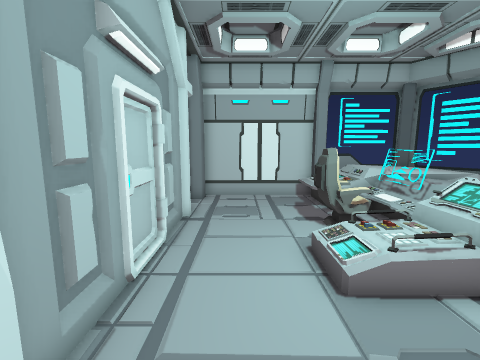
[1] (above)

14 first-person views from a walk through a 3-D level made in the Unity game engine. The camera is 1.4 m above the floor, tilts 8° down and sees 90° across. The floor is counted in squares, 0.5 m on a side. Each view is taken from the middle of a square. On the plan, view 1 faces up. The plan holds only what a view shows up to about 18 squares ahead; the rest is blank. The place goes on beyond the plan.

[2]
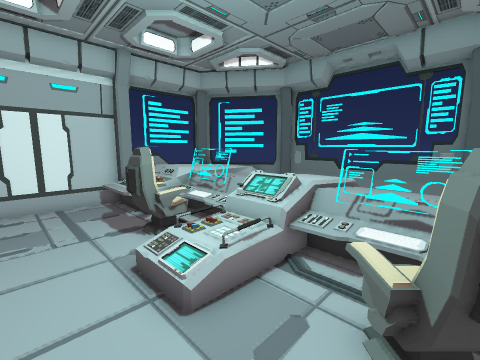

[3]
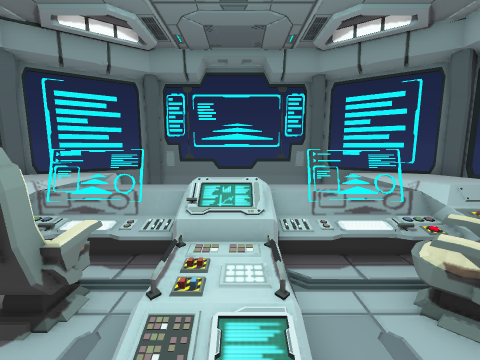

[4]
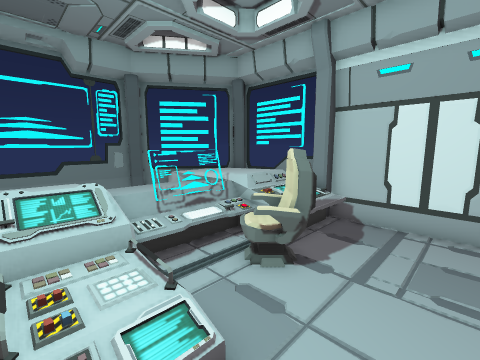

[5]
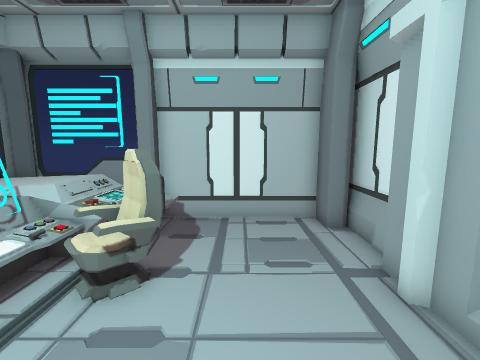

[6]
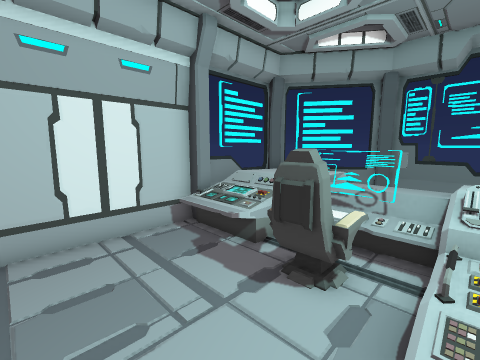

[7]
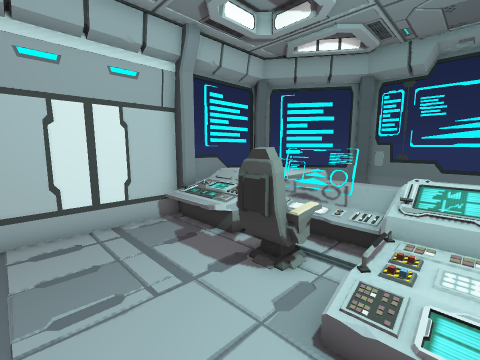

[8]
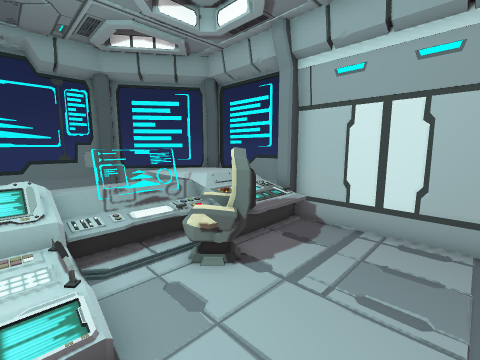

[9]
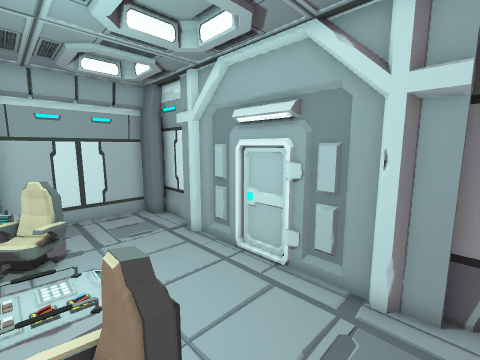

[10]
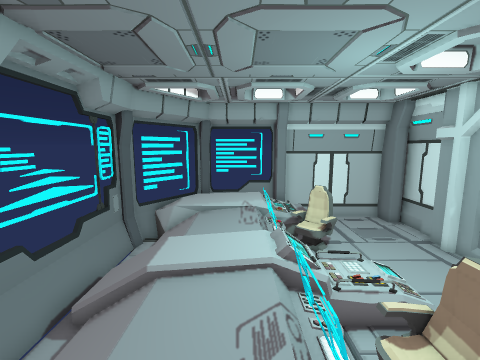

[11]
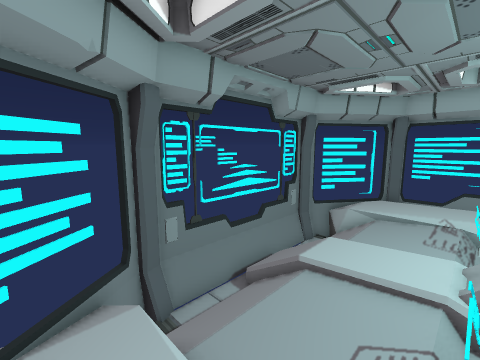

[12]
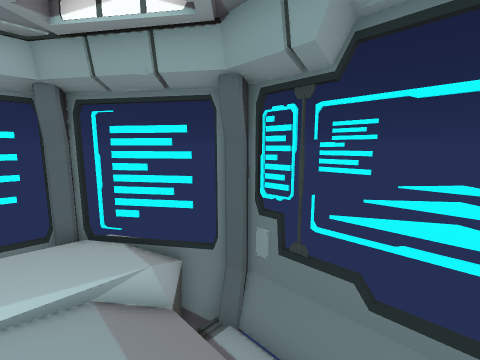

[13]
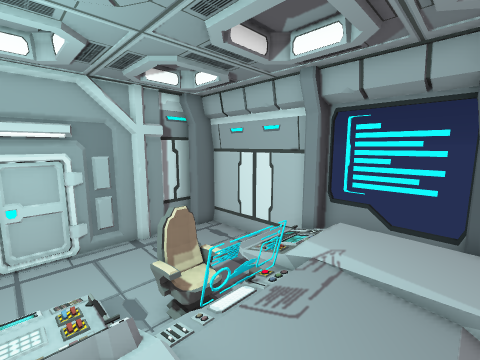

[14]
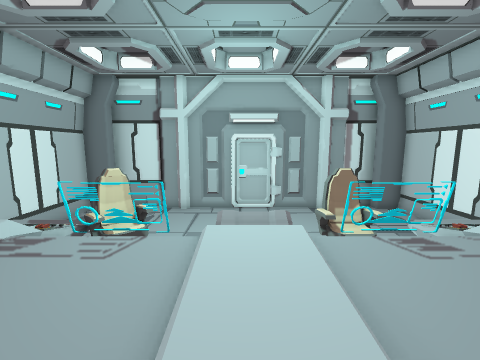

### Floor plan
Key: @ floor where view 1 was taken; # wall or solid block; . main floor; : floor 0.25 m higher than the main floor; + floor 0.5 m higher than the main floor; * floor 0.75 m higher than the main floor; % floor 1 m higher than the main floor; / step, stairs or slope; = window, fence, low wall or low ledge; v drop or lower ground; B barrier; C chair; O other object.
Columns run from 3 left of view 1 to 13 right of it. Each row starts with its distance up from view 1.
 14  ########BOO##
 13  #.....##%%*#B#
 12  #.....//%%***O
 11  #.....//%%***##
 10  #....../****/v#
  9  #....CC+O***//##
  8  #....CC+O***//##
  7  #....##+****//##
  6  #.../#=*/%**//BB
  5  #...//+//%**//BB
  4  #.../..=/***//BB
  3  #......+O***  ##
  2  #....C++#***:.##
  1 ##....CC+O***:.#
  0 #..@..C+******=#
 -1 #......+*%%***O#
 -2 ##.....+*%%**B##
 -3 ######### vv###
 -4         #####

Positions as (right, up) in squares from view 1, and headings:
1: (0, 0), facing up
2: (0, 1), facing up-right
3: (0, 5), facing right
4: (0, 6), facing down-right
5: (1, 6), facing down
6: (-1, 6), facing up-right
7: (-1, 5), facing up-right
8: (-1, 5), facing down-right
9: (4, 11), facing down-left
10: (7, 12), facing down
11: (6, 12), facing down-right
12: (8, 5), facing up-right
13: (9, 5), facing up-left
14: (11, 5), facing left
